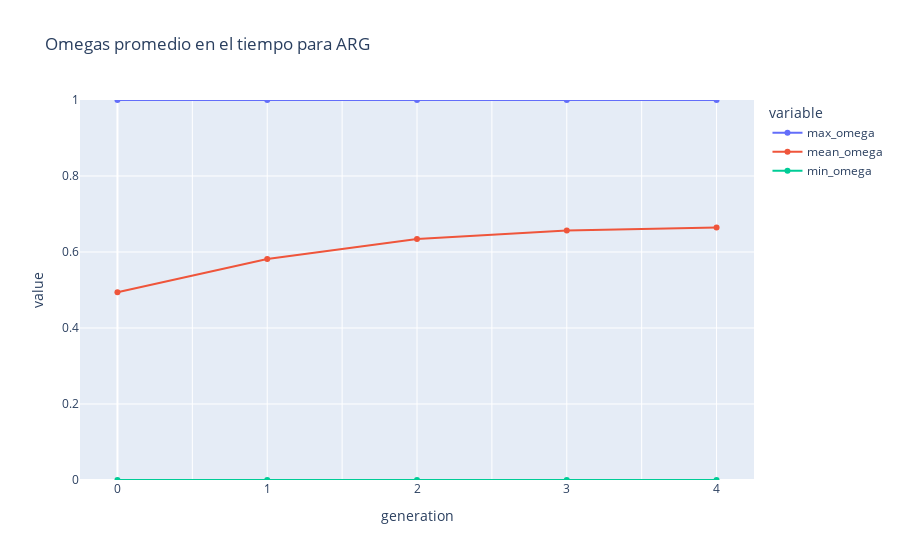

Source (notebook cell):
### Code cell
fig = px.line(omega_arg_df, x="generation", y=["max_omega","mean_omega", "min_omega"], title=f'Omegas promedio en el tiempo para {pais}',markers=True)
fig.update_yaxes(range=[0,1])
fig.update_xaxes(ticklabelstep=2)
fig.show()

### Figure 1 — Plotly figure (JSON) as saved in the notebook; plotly's stock layout.template omitted (floating-point values rounded to 4 significant figures)
{"data": [{"hovertemplate": "variable=max_omega<br>generation=%{x}<br>value=%{y}<extra></extra>", "legendgroup": "max_omega", "line": {"color": "#636efa", "dash": "solid"}, "marker": {"symbol": "circle"}, "mode": "lines+markers", "name": "max_omega", "orientation": "v", "showlegend": true, "type": "scatter", "x": [0, 1, 2, 3, 4], "xaxis": "x", "y": [1, 1, 1, 1, 1], "yaxis": "y"}, {"hovertemplate": "variable=mean_omega<br>generation=%{x}<br>value=%{y}<extra></extra>", "legendgroup": "mean_omega", "line": {"color": "#EF553B", "dash": "solid"}, "marker": {"symbol": "circle"}, "mode": "lines+markers", "name": "mean_omega", "orientation": "v", "showlegend": true, "type": "scatter", "x": [0, 1, 2, 3, 4], "xaxis": "x", "y": [0.4938, 0.5818, 0.634, 0.6564, 0.6646], "yaxis": "y"}, {"hovertemplate": "variable=min_omega<br>generation=%{x}<br>value=%{y}<extra></extra>", "legendgroup": "min_omega", "line": {"color": "#00cc96", "dash": "solid"}, "marker": {"symbol": "circle"}, "mode": "lines+markers", "name": "min_omega", "orientation": "v", "showlegend": true, "type": "scatter", "x": [0, 1, 2, 3, 4], "xaxis": "x", "y": [0, 0, 0, 0, 0], "yaxis": "y"}], "layout": {"legend": {"title": {"text": "variable"}, "tracegroupgap": 0}, "title": {"text": "Omegas promedio en el tiempo para ARG"}, "xaxis": {"anchor": "y", "domain": [0, 1], "ticklabelstep": 2, "title": {"text": "generation"}}, "yaxis": {"anchor": "x", "domain": [0, 1], "range": [0, 1], "title": {"text": "value"}}}}
